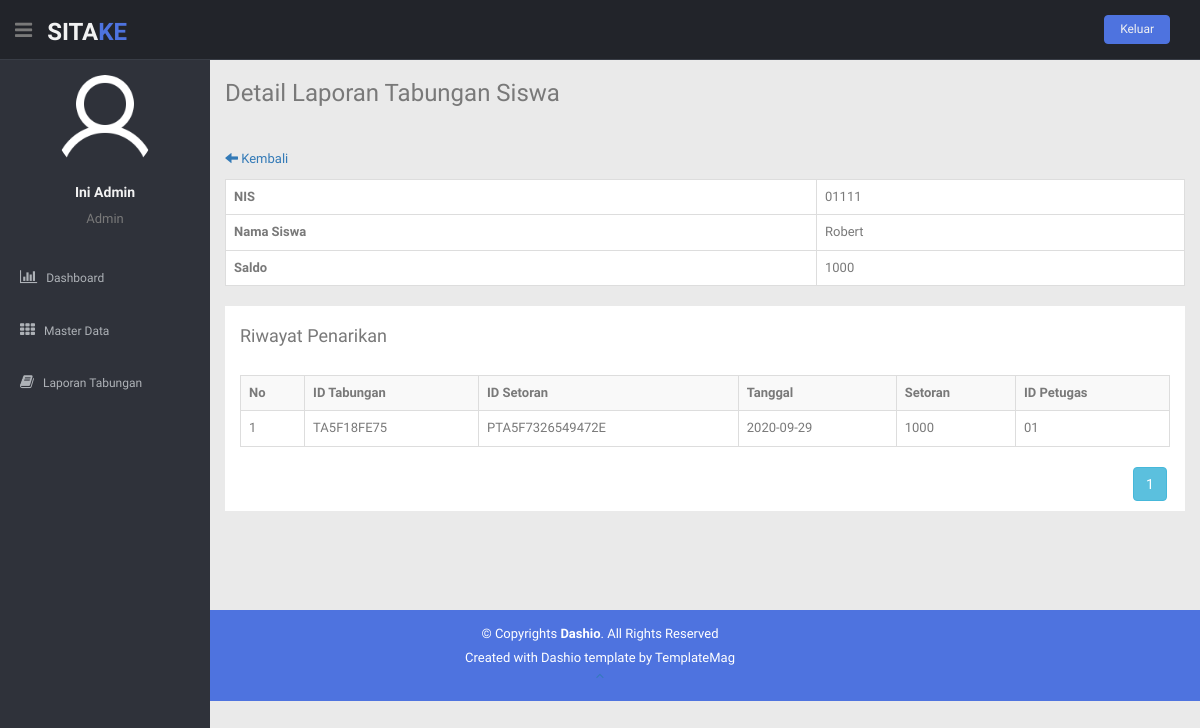
Screenshot of /paneladmin/detail_penarikan_siswa.php?id_tabungan=TA5F18FE75 (signed in) with the database file from the repository.
### tables this page shows
CREATE TABLE `tabungan` (
  `id_tabungan` char(10) NOT NULL,
  `nis` char(15) NOT NULL,
  `saldo` varchar(100) NOT NULL
);

CREATE TABLE `siswa` (
  `nis` char(15) NOT NULL,
  `foto_siswa` varchar(200) NOT NULL,
  `nama_siswa` varchar(50) NOT NULL,
  `alamat_siswa` text NOT NULL,
  `jk_siswa` varchar(20) NOT NULL,
  `telepon_siswa` varchar(15) NOT NULL,
  `user_siswa` varchar(20) NOT NULL,
  `pass` varchar(50) NOT NULL,
  `level` varchar(10) NOT NULL
);

CREATE TABLE `penarikan` (
  `id_penarikan` char(30) NOT NULL,
  `id_tabungan` char(10) NOT NULL,
  `tanggal` date NOT NULL,
  `penarikan` varchar(100) NOT NULL,
  `id_petugas` char(5) NOT NULL
);

### paneladmin/detail_penarikan_siswa.php (the view, shortened to what this page needs)
<?php
include("includers/header.php");
include("includers/navbar.php");
include ("../koneksi/koneksi.php");
?>
<section id="main-content">
	<section class="wrapper site-min-height">
		<h3>Detail Laporan Tabungan Siswa</h3>
		<div class="row mt">
			<div class="col-lg-12">
				<br>
				<?php
				$idtab = $_GET['id_tabungan'];
				echo "<p style='margin-bottom:10px;'><a href='detail-laporan.php?id_tabungan=".$idtab."'><i class='glyphicon glyphicon-arrow-left'></i> Kembali</a></p>";
				?>
				<table class="table table-bordered" style="background-color: #fff">
					<?php
					$idtab = $_GET['id_tabungan'];
					$sql = "SELECT A.nis, A.saldo, B.nama_siswa FROM tabungan AS A INNER JOIN siswa AS B ON (A.nis = B.nis) WHERE A.id_tabungan = '$idtab'";
					$query = mysqli_query($koneksi, $sql);
					if(mysqli_num_rows($query) == 0){
						echo '<tr><td colspan="2"><center>Tidak ada data!</center></td></tr>';
					}else{
						while ($data = mysqli_fetch_assoc($query)) {
							echo "<tr>";
							echo "<td><b>NIS</b></td>";
							echo "<td>".$data['nis']."</td>";
							echo "</tr>";
							echo "<tr>";
							echo "<td><b>Nama Siswa</b></td>";
							echo "<td>".$data['nama_siswa']."</td>";
							echo "</tr>";
							echo "<tr>";
							echo "<td><b>Saldo</b></td>";
							echo "<td>".$data['saldo']."</td>";
							echo "</tr>";
						}
					}
					?>
				</table>
				<div class="container-fluid" style="background-color: #fff; padding-top: 10px; margin-bottom: 20px; padding-bottom: 10px;">
					<h4>Riwayat Penarikan</h4><br>
					<div class="table-responsive">
						<table class="table table-bordered table-hover table-striped">
							<tr>
								<th>No</th>
								<th>ID Tabungan</th>
								<th>ID Setoran</th>
								<th>Tanggal</th>
								<th>Setoran</th>
								<th>ID Petugas</th>
							</tr>
							<?php
							$pen = mysqli_query($koneksi,"SELECT * FROM penarikan WHERE id_tabungan = '$idtab'");
							$banyak = mysqli_num_rows($pen);
							$mulai = 0;
							$tujuan = 5;
							$page = ceil($banyak / $tujuan);
							if(isset($_GET['halaman'])) {
								$hal = $_GET['halaman'];
								$mulai = ($hal*$tujuan)-$tujuan;
							} else {
								$mulai = 0;
							}
							$idtab = $_GET['id_tabungan'];
							$sql = "SELECT * FROM penarikan WHERE id_tabungan = '$idtab' limit $mulai,$tujuan";
							$query = mysqli_query($koneksi, $sql);
							if(mysqli_num_rows($query) == 0){
								echo '<tr><td colspan="6"><center>Tidak ada data!</center></td></tr>';
							}else{
								$no = 1+$mulai;
								while ($data = mysqli_fetch_assoc($query)) {
									echo "<tr>";
									echo "<td>$no</td>";
									echo "<td>".$data['id_tabungan']."</td>";
									echo "<td>".$data['id_penarikan']."</td>";
									echo "<td>".$data['tanggal']."</td>";
									echo "<td>".$data['penarikan']."</td>";
									echo "<td>".$data['id_petugas']."</td>";
									echo "</tr>";
									$no++;
								}
							}
							?>
						</table>
					</div>
					<div style="text-align: right;">
						<?php
						$idtab = $_GET['id_tabungan'];
						for ($i=1; $i <= $page; $i++) {
							echo '<a class="btn btn-info btn-md"  href="?id_tabungan='.$idtab.'&halaman='.$i.'">'.$i.'</a>';
						}
						?>
					</div>
				</div>
			</div>
		</div>
	</section>
</section>
<?php
include("includers/footer.php");
?>

### paneladmin/includers/navbar.php (shortened to what this page needs)
<header class="header black-bg">
  <div class="sidebar-toggle-box">
    <div class="fa fa-bars tooltips" data-placement="right" data-original-title="Toggle Navigation"></div>
  </div>
  <a href="index.php" class="logo"><b>SITA<span>KE</span></b></a>
  <div class="top-menu">
    <ul class="nav pull-right top-menu">
      <li><button class="logout" type="submit" onClick='return confirmSubmit()'>Keluar</button></li>
    </ul>
  </div>
</header>
<aside>
  <div id="sidebar" class="nav-collapse ">
    <ul class="sidebar-menu" id="nav-accordion">
      <p class="centered"><a href="profile.html"><img src="img/user.png" class="img-circle" width="100px" height="100px" ></a></p>
      <?php
      include '../koneksi/koneksi.php';
      $idadmin = $_SESSION['idadmin'];
      $data = mysqli_query($koneksi,"SELECT * FROM admin where id_admin='$idadmin'");
      $query = mysqli_fetch_array($data);
      echo "<h5 class='centered'>".$query['nama_admin']."</h5>";
      echo "<p class='centered'>".$query['level']."</p>";
      ?>
      <li class="mt">
        <a href="index.php">
          <i class="fa fa-bar-chart-o"></i>
          <span>Dashboard</span>
        </a>
      </li>
      <li class="sub-menu">
        <a href="javascript:;">
          <i class="fa fa-th"></i>
          <span>Master Data</span>
        </a>
      </li>
      <li>
        <a href="laporan.php">
          <i class="fa fa-book"></i>
          <span>Laporan Tabungan</span>
        </a>
      </li>
    </ul>
  </div>
</aside>

### paneladmin/css/style.css (style rules this page uses)
body { color: #797979; background: #eaeaea; font-family: 'Ruda', sans-serif; padding: 0px !important; margin: 0px !important; font-size:13px; }
ul li { list-style: none; }
a, a:hover, a:focus { text-decoration: none; outline: none; }
.centered { text-align: center; }
.mt { margin-top: 25px; }
ul.top-menu > li > .logout { color: #f2f2f2; font-size: 12px; border-radius: 4px; -webkit-border-radius: 4px; border: 1px solid #4e73df !important; padding: 5px 15px; margin-right: 15px; background: #4e73df; margin-top: 15px; }
#sidebar { width: 210px; height: 100%; position: fixed; background: #2f323a; }
#sidebar h5 { color: #f2f2f2; font-weight: 700; }
#sidebar ul li { position: relative; }
ul.sidebar-menu , ul.sidebar-menu li ul.sub { margin: -2px 0 0; padding: 0; }
ul.sidebar-menu { margin-top: 75px; }
ul.sidebar-menu li { margin-bottom: 5px; margin-left:10px; margin-right:10px; }
ul.sidebar-menu li.sub-menu { line-height: 15px; }
ul.sidebar-menu li a span { display: inline-block; }
ul.sidebar-menu li a { color: #aeb2b7; text-decoration: none; display: block; padding: 15px 0 15px 10px; font-size: 12px; outline: none; -webkit-transition: all 0.3s ease; -moz-transition: all 0.3s ease; -o-transition: all 0.3s ease; -ms-transition: all 0.3s ease; transition: all 0.3s ease; }
ul.sidebar-menu li a i { font-size: 15px; padding-right: 6px; }
#main-content { margin-left: 210px; }
.header, .footer { min-height: 60px; padding: 0 15px; }
.header { position: fixed; left: 0; right: 0; z-index: 1002; }
.black-bg { background: #22242a; border-bottom: 1px solid #393d46; }
.wrapper { display: inline-block; margin-top: 60px; padding-left: 15px; padding-right: 15px; padding-bottom: 15px; padding-top: 0px; width: 100%; }
a.logo { font-size: 24px; color: #f2f2f2; float: left; margin-top: 15px; text-transform: uppercase; }
a.logo b { font-weight: 900; }
a.logo span { color: #4e73df; }
#top_menu .nav > li, ul.top-menu > li { float: left; }
.sidebar-toggle-box { float: left; padding-right: 15px; margin-top: 20px; }
.sidebar-toggle-box .fa-bars { cursor: pointer; display: inline-block; font-size: 20px; }
.site-min-height { min-height: 550px; }

### rows the page displays
tabungan: nis "01111", nis.nama_siswa "Robert", saldo "1000"
penarikan: id_tabungan "TA5F18FE75", id_penarikan "PTA5F7326549472E", tanggal "2020-09-29", penarikan "1000", id_petugas "01"

### other values shown
$query['nama_admin'] "Ini Admin"
$query['level'] "Admin"
